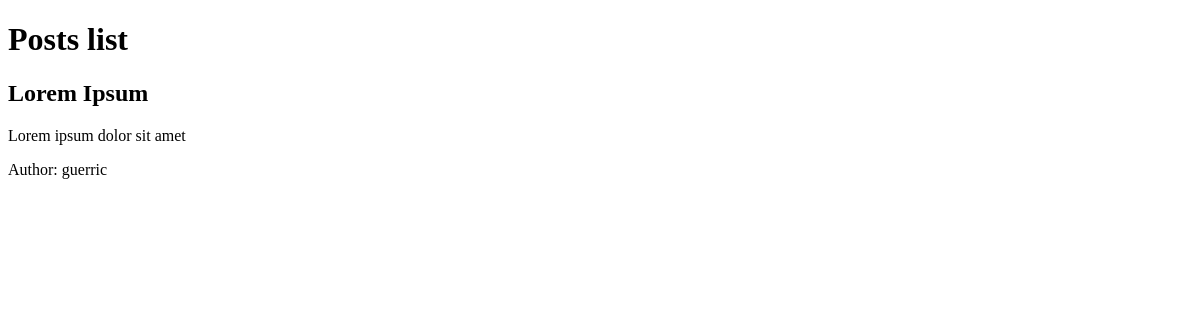
The app's page /, older data.
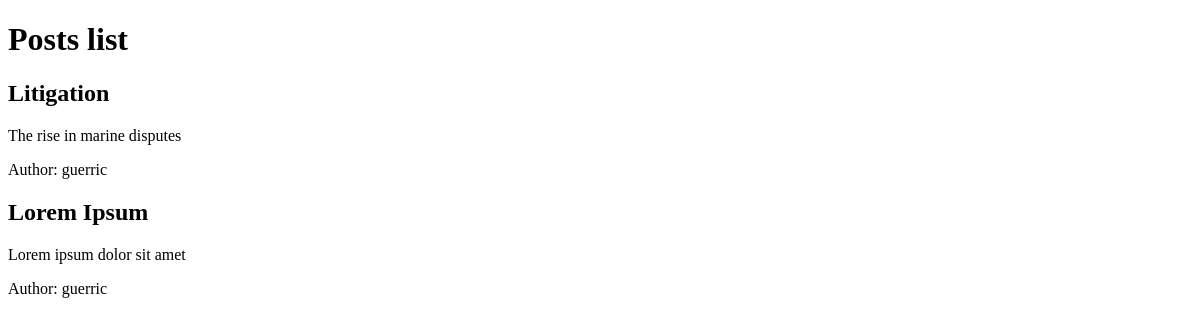
The same page, newer data.
### blog/models.py (models this page shows, shortened)
class Post(models.Model):
    title = models.CharField(max_length=200, unique=True)
    slug = models.SlugField(max_length=200, unique=True)
    author = models.ForeignKey(
        User, on_delete=models.CASCADE, related_name="blog_posts"
    )
    content = models.TextField()
    created_on = models.DateTimeField(auto_now_add=True)
    status = models.IntegerField(choices=STATUS, default=0)
    excerpt = models.TextField(blank=True)
    updated_on = models.DateTimeField(auto_now=True)
    class Meta:
        ordering = ["-created_on"]

### blog/views.py (the view)
# urls.py: path('', views.PostList.as_view(), name='home'),
class PostList(generic.ListView):
    queryset = Post.objects.filter(status=1)
    template_name = "post_list.html"

### blog/templates/blog/post_list.html (shortened to what this page needs)
<!DOCTYPE html>
<html lang="en">
<head>
</head>
<body>
    <h1>Posts list</h1>
    {% for post in object_list %}
    <h2>{{post.title}}</h2>
    <p>{{post.excerpt}}</p>
    <p>Author: {{post.author}}</p>
    {% endfor %}
</body>
</html>

Row changes from the older to the newer data that the page shows:
added Post: title "Litigation", excerpt "The rise in marine disputes", author "guerric"
